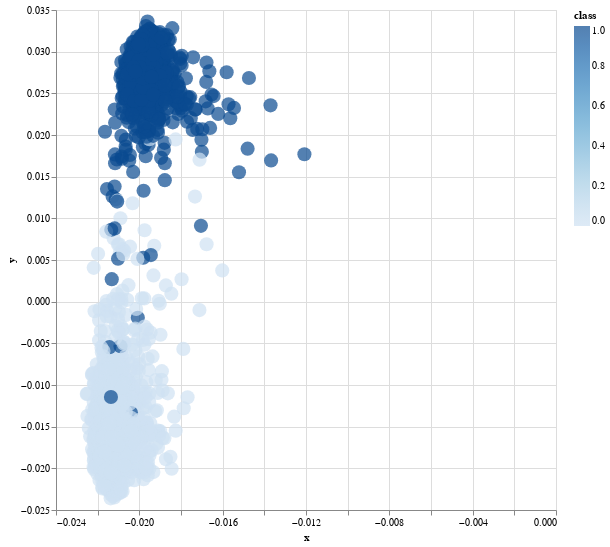

Notebook cell for this chart:
### Code cell
alt.Chart(df[:]).mark_circle(size=200).encode(
    x="x", y="y", color='class',
    tooltip=['sentence']
    ).interactive().properties(
    width=500,
    height=500
)

### Figure 1 — Vega-Lite specification as saved in the notebook (floating-point values rounded to 4 significant figures; data arrays with more than 128 entries replaced by an {"elided": "..."} marker saying what was removed)
{"config": {"view": {"continuousWidth": 400, "continuousHeight": 300}}, "data": {"name": "data-093892d58c7c224966cea99f86b5e0fb"}, "mark": {"type": "circle", "size": 200}, "encoding": {"color": {"field": "class", "type": "quantitative"}, "tooltip": [{"field": "sentence", "type": "nominal"}], "x": {"field": "x", "type": "quantitative"}, "y": {"field": "y", "type": "quantitative"}}, "height": 500, "selection": {"selector002": {"type": "interval", "bind": "scales", "encodings": ["x", "y"]}}, "width": 500, "$schema": "https://vega.github.io/schema/vega-lite/v4.17.0.json", "datasets": {"data-093892d58c7c224966cea99f86b5e0fb": {"elided": "2358 records"}}}
